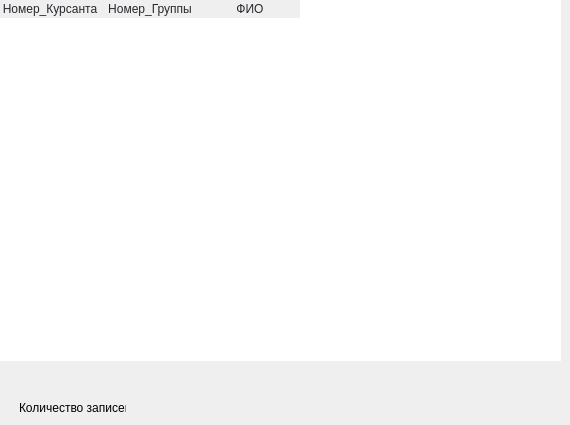
     <widget class="QWidget" name="tab">
      <attribute name="title">
       <string>Курсант</string>
      </attribute>
      <widget class="QTableWidget" name="tableWidget_1">
       <property name="geometry">
        <rect>
         <x>0</x>
         <y>0</y>
         <width>561</width>
         <height>361</height>
        </rect>
       </property>
       <property name="styleSheet">
        <string notr="true">QTableWidget {	
background-color: white;
border:none;
selection-background-color:#b3b7c4;}

QHeaderView:section{
font:8pt &quot;Trebuchet MS&quot;;
color:rgb(39,39,45);
border: none;

}
QHeaderView{
background-color: white;
}
</string>
       </property>
       <column>
        <property name="text">
         <string>Номер_Курсанта</string>
        </property>
       </column>
       <column>
        <property name="text">
         <string>Номер_Группы</string>
        </property>
       </column>
       <column>
        <property name="text">
         <string>ФИО</string>
        </property>
       </column>
      </widget>
      <widget class="QLabel" name="label_26">
       <property name="geometry">
        <rect>
         <x>19</x>
         <y>400</y>
         <width>107</width>
         <height>16</height>
        </rect>
       </property>
       <property name="text">
        <string>Количество записей:</string>
       </property>
      </widget>
      <widget class="QLabel" name="label_27">
       <property name="geometry">
        <rect>
         <x>130</x>
         <y>400</y>
         <width>16</width>
         <height>16</height>
        </rect>
       </property>
       <property name="text">
        <string/>
       </property>
      </widget>
     </widget>
